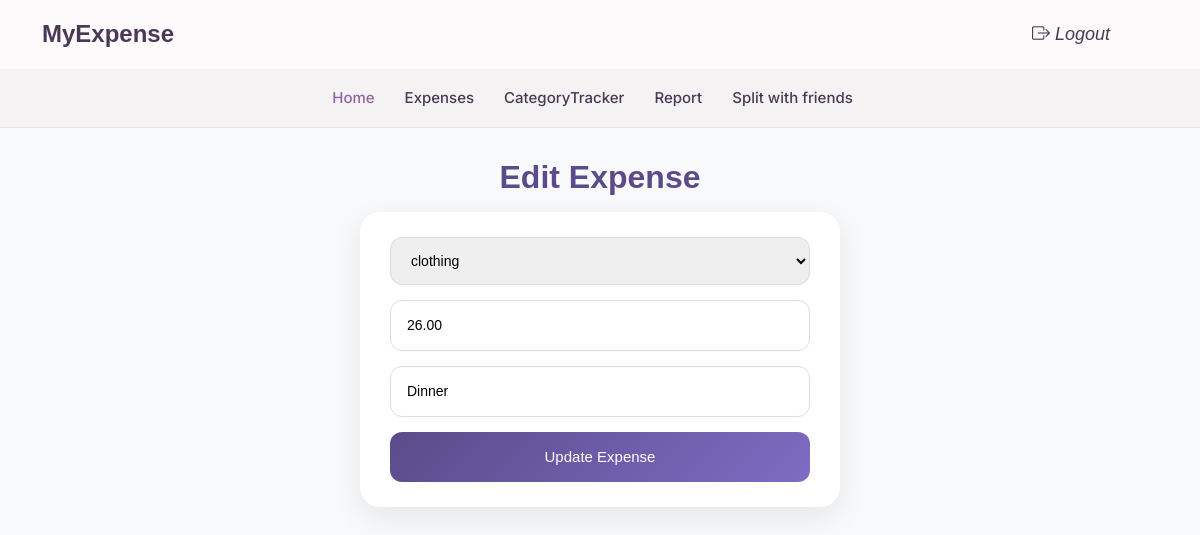
The page /exedit/20 on the database as committed earlier.
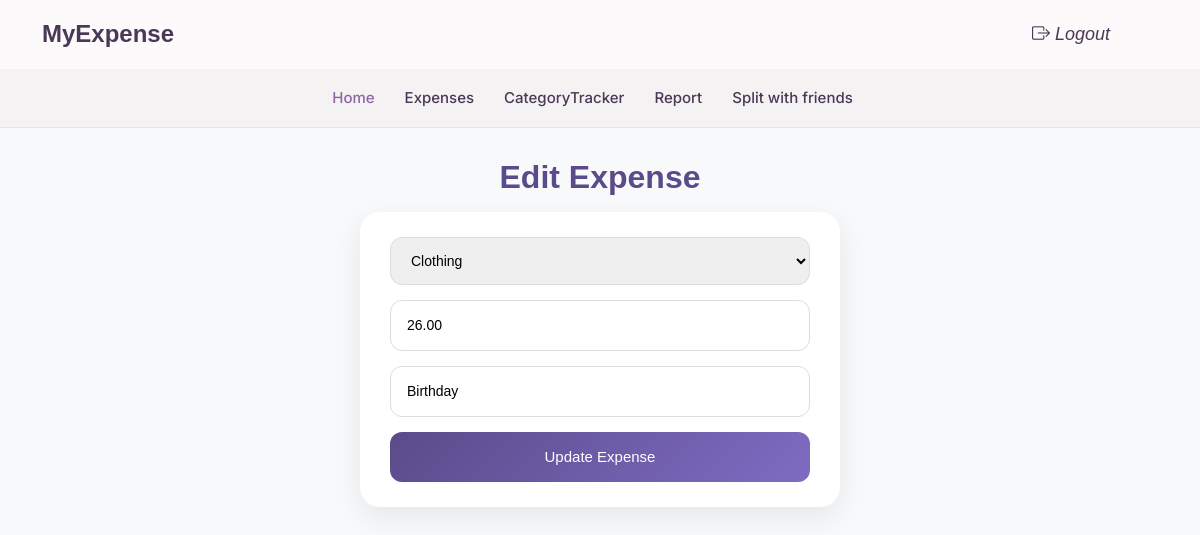
The same page on the database as committed later.
### app/models.py (models this page shows, shortened)
class Expense(models.Model):
    user = models.ForeignKey(User, on_delete=models.CASCADE)
    category = models.ForeignKey(Category, on_delete=models.CASCADE, null=True, blank=True)
    amount = models.DecimalField(max_digits=10, decimal_places=2)
    description = models.CharField(max_length=1000, blank=True, null=True)
    date = models.DateField(default=None, null=True, blank=True)

class Category(models.Model):
    category_name = models.CharField(max_length=100, unique=True)

### app/views.py (the view, shortened to what this page needs)
# urls.py: path('exedit/<int:id>',views.Exedit,name="exedit"),
def Exedit(request, id):
    exed = Expense.objects.get(id=id)
    categories = Category.objects.all()
    return render(request, 'expense_edit.html', {'da': exed,'categories': categories })

### template/expense_edit.html (shortened to what this page needs)
{% include 'user_header.html' %}
<!DOCTYPE html>
<html lang="en">
<head>
<link href="https://cdnjs.cloudflare.com/ajax/libs/font-awesome/6.4.0/css/all.min.css" rel="stylesheet">
</head>
<body>
<h2>Edit Expense</h2>
<div class="expense-form-card">
    <form action="{% url 'exedit' id=da.id %}" method="post">
        <div class="form-group">
            <select name="category" required>
                {% for cat in categories %}
                    <option value="{{ cat.id }}" {% if da.category and da.category.id == cat.id %}selected{% endif %}>
                        {{ cat.category_name }}
                    </option>
                {% endfor %}
            </select>
        </div>
        <div class="form-group">
            <input type="number" name="amount" value="{{ da.amount }}" placeholder="Amount" required>
        </div>
        <div class="form-group">
            <input type="text" name="description" value="{{ da.description }}" placeholder="Description" required>
        </div>
        <button type="submit">Update Expense</button>
    </form>
</div>
</body>
</html>

Rows that differ between the two databases and show on the page:
changed Expense: category "clothing" → "Clothing"; description "Dinner" → "Birthday"
